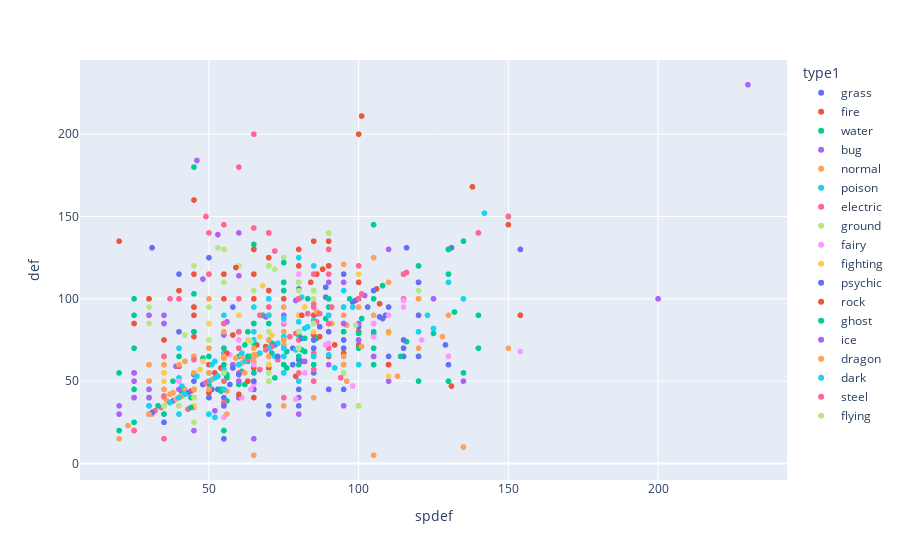

Here is the notebook cell this chart was saved with:
### Code cell
fig = px.scatter(pkmn, x='spdef', y='def', color='type1', hover_name='name')
fig.show()

### Figure 1 — Plotly figure (JSON) as saved in the notebook; plotly's stock layout.template omitted (floating-point values rounded to 4 significant figures; data arrays with more than 128 entries replaced by an {"elided": "..."} marker saying what was removed)
{"data": [{"hovertemplate": "<b>%{hovertext}</b><br><br>type1=grass<br>spdef=%{x}<br>def=%{y}<extra></extra>", "hovertext": ["bulbasaur", "ivysaur", "venusaur", "oddish", "gloom", "vileplume", "bellsprout", "weepinbell", "victreebel", "exeggcute", "exeggutor", "tangela", "chikorita", "bayleef", "meganium", "bellossom", "hoppip", "skiploom", "jumpluff", "sunkern", "sunflora", "treecko", "grovyle", "sceptile", "seedot", "nuzleaf", "shiftry", "shroomish", "breloom", "roselia", "cacnea", "cacturne", "tropius", "turtwig", "grotle", "torterra", "budew", "roserade", "cherubi", "cherrim", "carnivine", "snover", "abomasnow", "tangrowth", "leafeon", "shaymin", "snivy", "servine", "serperior", "pansage", "simisage", "cottonee", "whimsicott", "petilil", "lilligant", "maractus", "foongus", "amoonguss", "ferroseed", "ferrothorn", "virizion", "chespin", "quilladin", "chesnaught", "skiddo", "gogoat", "rowlet", "dartrix", "decidueye", "fomantis", "lurantis", "morelull", "shiinotic", "bounsweet", "steenee", "tsareena", "tapu-bulu", "kartana", "grookey", "thwackey", "rillaboom", "gossifleur", "eldegoss", "applin", "flapple", "appletun", "sprigatito", "floragato", "meowscarada", "smoliv", "dolliv", "arboliva", "bramblin", "brambleghast", "capsakid", "scovillain", "brute-bonnet", "iron-leaves", "dipplin", "poltchageist", "sinistcha", "ogerpon"], "legendgroup": "grass", "marker": {"color": "#636efa", "symbol": "circle"}, "mode": "markers", "name": "grass", "showlegend": true, "type": "scattergl", "x": [65, 80, 100, 65, 75, 90, 30, 45, 70, 45, 75, 40, 65, 80, 100, 100, 55, 65, 95, 30, 85, 55, 65, 85, 30, 40, 60, 60, 60, 80, 40, 60, 87, 55, 65, 85, 70, 105, 53, 78, 72, 60, 85, 50, 65, 100, 55, 75, 95, 48, 63, 50, 75, 50, 75, 67, 55, 80, 86, 116, 129, 45, 58, 75, 57, 81, 50, 70, 100, 35, 90, 75, 100, 38, 48, 98, 95, 31, 40, 60, 70, 60, 120, 40, 60, 80, 45, 63, 70, 51, 78, 109, 35, 70, 40, 65, 99, 108, 80, 54, 80, 96], "xaxis": "x", "y": [49, 63, 83, 55, 70, 85, 35, 50, 65, 80, 85, 115, 65, 80, 100, 95, 40, 50, 70, 30, 55, 35, 45, 65, 50, 40, 60, 60, 80, 45, 40, 60, 83, 64, 85, 105, 35, 65, 45, 70, 72, 50, 75, 125, 130, 100, 55, 75, 95, 48, 63, 60, 85, 50, 75, 67, 45, 70, 91, 131, 72, 65, 95, 122, 48, 62, 55, 75, 75, 35, 90, 55, 80, 38, 48, 98, 115, 131, 50, 70, 90, 60, 90, 80, 80, 80, 54, 63, 70, 45, 60, 90, 30, 70, 40, 65, 99, 88, 110, 45, 106, 84], "yaxis": "y"}, {"hovertemplate": "<b>%{hovertext}</b><br><br>type1=fire<br>spdef=%{x}<br>def=%{y}<extra></extra>", "hovertext": ["charmander", "charmeleon", "charizard", "vulpix", "ninetales", "growlithe", "arcanine", "ponyta", "rapidash", "magmar", "flareon", "moltres", "cyndaquil", "quilava", "typhlosion", "slugma", "magcargo", "magby", "entei", "ho-oh", "torchic", "combusken", "blaziken", "numel", "camerupt", "torkoal", "chimchar", "monferno", "infernape", "magmortar", "heatran", "tepig", "pignite", "emboar", "pansear", "simisear", "darumaka", "darmanitan", "heatmor", "fennekin", "braixen", "delphox", "fletchinder", "talonflame", "litleo", "pyroar", "volcanion", "litten", "torracat", "incineroar", "oricorio", "turtonator", "blacephalon", "scorbunny", "raboot", "cinderace", "sizzlipede", "centiskorch", "fuecoco", "crocalor", "skeledirge", "charcadet", "armarouge", "ceruledge", "iron-moth"], "legendgroup": "fire", "marker": {"color": "#EF553B", "symbol": "circle"}, "mode": "markers", "name": "fire", "showlegend": true, "type": "scattergl", "x": [50, 65, 85, 65, 100, 50, 80, 65, 80, 85, 110, 85, 50, 65, 85, 40, 80, 55, 75, 154, 50, 60, 70, 45, 75, 70, 44, 52, 71, 95, 106, 45, 55, 65, 48, 63, 45, 55, 66, 60, 70, 100, 52, 69, 54, 66, 90, 40, 50, 90, 70, 85, 79, 40, 60, 75, 50, 90, 40, 58, 75, 40, 80, 100, 110], "xaxis": "x", "y": [43, 58, 78, 40, 75, 45, 80, 55, 70, 57, 60, 90, 43, 58, 78, 40, 120, 37, 85, 90, 40, 60, 70, 40, 70, 140, 44, 52, 71, 67, 106, 45, 55, 65, 48, 63, 45, 55, 66, 40, 58, 72, 55, 71, 58, 72, 120, 40, 50, 90, 70, 135, 53, 40, 60, 75, 45, 65, 59, 78, 100, 40, 100, 80, 60], "yaxis": "y"}, {"hovertemplate": "<b>%{hovertext}</b><br><br>type1=water<br>spdef=%{x}<br>def=%{y}<extra></extra>", "hovertext": {"elided": "134 str values"}, "legendgroup": "water", "marker": {"color": "#00cc96", "symbol": "circle"}, "mode": "markers", "name": "water", "showlegend": true, "type": "scattergl", "x": {"elided": "134 int values"}, "xaxis": "x", "y": {"elided": "134 int values"}, "yaxis": "y"}, {"hovertemplate": "<b>%{hovertext}</b><br><br>type1=bug<br>spdef=%{x}<br>def=%{y}<extra></extra>", "hovertext": ["caterpie", "metapod", "butterfree", "weedle", "kakuna", "beedrill", "paras", "parasect", "venonat", "venomoth", "scyther", "pinsir", "ledyba", "ledian", "spinarak", "ariados", "yanma", "pineco", "forretress", "scizor", "shuckle", "heracross", "wurmple", "silcoon", "beautifly", "cascoon", "dustox", "surskit", "masquerain", "nincada", "ninjask", "shedinja", "volbeat", "illumise", "kricketot", "kricketune", "burmy", "wormadam", "mothim", "combee", "vespiquen", "yanmega", "sewaddle", "swadloon", "leavanny", "venipede", "whirlipede", "scolipede", "dwebble", "crustle", "karrablast", "escavalier", "joltik", "galvantula", "shelmet", "accelgor", "durant", "larvesta", "volcarona", "genesect", "scatterbug", "spewpa", "vivillon", "grubbin", "charjabug", "vikavolt", "cutiefly", "ribombee", "wimpod", "golisopod", "buzzwole", "pheromosa", "blipbug", "dottler", "orbeetle", "kleavor", "tarountula", "spidops", "nymble", "lokix", "rellor", "rabsca", "slither-wing"], "legendgroup": "bug", "marker": {"color": "#ab63fa", "symbol": "circle"}, "mode": "markers", "name": "bug", "showlegend": true, "type": "scattergl", "x": [20, 25, 80, 20, 25, 80, 55, 80, 55, 75, 80, 70, 80, 110, 40, 70, 45, 35, 60, 80, 230, 95, 30, 25, 50, 25, 90, 52, 82, 30, 50, 30, 85, 85, 41, 51, 45, 105, 50, 42, 102, 56, 60, 80, 80, 39, 79, 69, 35, 75, 45, 105, 50, 60, 65, 60, 48, 55, 105, 95, 25, 30, 50, 45, 75, 75, 40, 70, 30, 90, 53, 37, 45, 90, 120, 70, 40, 86, 25, 55, 58, 100, 105], "xaxis": "x", "y": [35, 55, 50, 30, 50, 40, 55, 80, 50, 60, 80, 100, 30, 50, 40, 70, 45, 90, 140, 100, 230, 75, 35, 55, 50, 55, 70, 32, 62, 90, 45, 45, 75, 75, 41, 51, 45, 85, 50, 42, 102, 86, 70, 90, 80, 59, 99, 89, 85, 125, 45, 105, 50, 60, 85, 40, 112, 55, 65, 95, 40, 60, 50, 45, 95, 90, 40, 60, 40, 140, 139, 37, 20, 80, 110, 95, 45, 92, 40, 78, 60, 85, 79], "yaxis": "y"}, {"hovertemplate": "<b>%{hovertext}</b><br><br>type1=normal<br>spdef=%{x}<br>def=%{y}<extra></extra>", "hovertext": ["pidgey", "pidgeotto", "pidgeot", "rattata", "raticate", "spearow", "fearow", "jigglypuff", "wigglytuff", "meowth", "persian", "farfetchd", "doduo", "dodrio", "lickitung", "chansey", "kangaskhan", "tauros", "ditto", "eevee", "porygon", "snorlax", "sentret", "furret", "hoothoot", "noctowl", "igglybuff", "aipom", "girafarig", "dunsparce", "teddiursa", "ursaring", "porygon2", "stantler", "smeargle", "miltank", "blissey", "zigzagoon", "linoone", "taillow", "swellow", "slakoth", "vigoroth", "slaking", "whismur", "loudred", "exploud", "azurill", "skitty", "delcatty", "spinda", "swablu", "zangoose", "castform", "kecleon", "starly", "staravia", "staraptor", "bidoof", "bibarel", "ambipom", "buneary", "lopunny", "glameow", "purugly", "happiny", "chatot", "munchlax", "lickilicky", "porygon-z", "regigigas", "arceus", "patrat", "watchog", "lillipup", "herdier", "stoutland", "pidove", "tranquill", "unfezant", "audino", "minccino", "cinccino", "deerling", "sawsbuck", "bouffalant", "rufflet", "braviary", "meloetta", "bunnelby", "diggersby", "fletchling", "furfrou", "pikipek", "trumbeak", "toucannon", "yungoos", "gumshoos", "stufful", "bewear", "oranguru", "type-null", "silvally", "komala", "drampa", "skwovet", "greedent", "wooloo", "dubwool", "wyrdeer", "lechonk", "oinkologne", "tandemaus", "maushold", "squawkabilly", "farigiraf", "dudunsparce"], "legendgroup": "normal", "marker": {"color": "#FFA15A", "symbol": "circle"}, "mode": "markers", "name": "normal", "showlegend": true, "type": "scattergl", "x": [35, 50, 70, 35, 70, 31, 61, 25, 50, 40, 65, 62, 35, 60, 75, 105, 80, 70, 48, 65, 75, 110, 45, 55, 56, 96, 20, 55, 65, 65, 50, 75, 95, 65, 45, 70, 135, 41, 61, 30, 50, 35, 55, 65, 23, 43, 73, 40, 35, 55, 60, 75, 60, 70, 120, 30, 40, 60, 40, 60, 66, 56, 96, 37, 59, 65, 42, 85, 95, 75, 110, 120, 39, 69, 45, 65, 90, 30, 42, 55, 86, 40, 60, 50, 70, 95, 50, 75, 128, 36, 77, 38, 90, 30, 50, 75, 30, 60, 50, 60, 110, 95, 95, 95, 91, 35, 75, 45, 90, 75, 45, 80, 45, 75, 51, 70, 75], "xaxis": "x", "y": [40, 55, 75, 35, 60, 30, 65, 20, 45, 35, 60, 55, 45, 70, 75, 5, 80, 95, 48, 50, 70, 65, 34, 64, 30, 50, 15, 55, 65, 70, 50, 75, 90, 62, 35, 105, 10, 41, 61, 30, 60, 60, 80, 100, 23, 43, 63, 40, 45, 65, 60, 60, 60, 70, 70, 30, 50, 70, 40, 60, 66, 44, 84, 42, 64, 5, 45, 40, 95, 70, 110, 120, 39, 69, 45, 65, 90, 50, 62, 80, 86, 40, 60, 50, 70, 95, 50, 75, 77, 38, 77, 43, 60, 30, 50, 75, 30, 60, 50, 80, 80, 95, 95, 65, 85, 55, 95, 55, 100, 72, 40, 75, 45, 70, 51, 70, 80], "yaxis": "y"}, {"hovertemplate": "<b>%{hovertext}</b><br><br>type1=poison<br>spdef=%{x}<br>def=%{y}<extra></extra>", "hovertext": ["ekans", "arbok", "nidoran-f", "nidorina", "nidoqueen", "nidoran-m", "nidorino", "nidoking", "zubat", "golbat", "grimer", "muk", "koffing", "weezing", "crobat", "gulpin", "swalot", "seviper", "stunky", "skuntank", "skorupi", "drapion", "croagunk", "toxicroak", "trubbish", "garbodor", "skrelp", "dragalge", "mareanie", "toxapex", "salandit", "salazzle", "poipole", "naganadel", "eternatus", "shroodle", "grafaiai", "clodsire", "okidogi", "munkidori", "fezandipiti"], "legendgroup": "poison", "marker": {"color": "#19d3f3", "symbol": "circle"}, "mode": "markers", "name": "poison", "showlegend": true, "type": "scattergl", "x": [54, 79, 40, 55, 85, 40, 55, 75, 40, 75, 50, 100, 45, 70, 80, 53, 83, 60, 41, 61, 55, 75, 40, 65, 62, 82, 60, 123, 52, 142, 40, 60, 67, 73, 95, 35, 72, 100, 86, 90, 125], "xaxis": "x", "y": [44, 69, 52, 67, 87, 40, 57, 77, 35, 70, 50, 75, 95, 120, 80, 53, 83, 60, 47, 67, 90, 110, 40, 65, 62, 82, 60, 90, 62, 152, 40, 60, 67, 73, 95, 35, 65, 60, 115, 66, 82], "yaxis": "y"}, {"hovertemplate": "<b>%{hovertext}</b><br><br>type1=electric<br>spdef=%{x}<br>def=%{y}<extra></extra>", "hovertext": ["pikachu", "raichu", "magnemite", "magneton", "voltorb", "electrode", "electabuzz", "jolteon", "zapdos", "pichu", "mareep", "flaaffy", "ampharos", "elekid", "raikou", "electrike", "manectric", "plusle", "minun", "shinx", "luxio", "luxray", "pachirisu", "magnezone", "electivire", "rotom", "blitzle", "zebstrika", "emolga", "tynamo", "eelektrik", "eelektross", "thundurus", "helioptile", "heliolisk", "dedenne", "togedemaru", "tapu-koko", "xurkitree", "zeraora", "yamper", "boltund", "toxel", "toxtricity", "pincurchin", "morpeko", "dracozolt", "arctozolt", "regieleki", "pawmi", "pawmo", "pawmot", "tadbulb", "bellibolt", "wattrel", "kilowattrel", "sandy-shocks", "miraidon"], "legendgroup": "electric", "marker": {"color": "#FF6692", "symbol": "circle"}, "mode": "markers", "name": "electric", "showlegend": true, "type": "scattergl", "x": [50, 80, 55, 70, 55, 80, 85, 95, 90, 35, 45, 60, 90, 55, 100, 40, 60, 75, 85, 34, 49, 79, 90, 90, 85, 77, 32, 63, 60, 40, 70, 80, 80, 43, 94, 67, 73, 75, 71, 80, 50, 60, 35, 70, 85, 58, 70, 80, 50, 25, 40, 60, 35, 83, 40, 60, 85, 115], "xaxis": "x", "y": [40, 55, 70, 95, 50, 70, 57, 60, 85, 15, 40, 55, 85, 37, 75, 40, 60, 40, 50, 34, 49, 79, 70, 115, 67, 77, 32, 63, 60, 40, 70, 80, 70, 33, 52, 57, 63, 85, 71, 75, 50, 60, 35, 70, 95, 58, 90, 90, 50, 20, 40, 70, 41, 91, 35, 60, 97, 100], "yaxis": "y"}, {"hovertemplate": "<b>%{hovertext}</b><br><br>type1=ground<br>spdef=%{x}<br>def=%{y}<extra></extra>", "hovertext": ["sandshrew", "sandslash", "diglett", "dugtrio", "cubone", "marowak", "rhyhorn", "rhydon", "gligar", "phanpy", "donphan", "trapinch", "vibrava", "flygon", "baltoy", "claydol", "groudon", "hippopotas", "hippowdon", "rhyperior", "gliscor", "drilbur", "excadrill", "sandile", "krokorok", "krookodile", "stunfisk", "golett", "golurk", "landorus", "mudbray", "mudsdale", "silicobra", "sandaconda", "runerigus", "ursaluna", "toedscool", "toedscruel", "great-tusk", "iron-treads"], "legendgroup": "ground", "marker": {"color": "#B6E880", "symbol": "circle"}, "mode": "markers", "name": "ground", "showlegend": true, "type": "scattergl", "x": [30, 55, 45, 70, 50, 80, 30, 45, 65, 40, 60, 45, 50, 80, 70, 120, 90, 42, 72, 55, 75, 45, 65, 35, 45, 70, 99, 50, 80, 80, 55, 85, 50, 70, 105, 80, 100, 120, 53, 70], "xaxis": "x", "y": [85, 110, 25, 50, 95, 110, 95, 120, 105, 60, 120, 45, 50, 80, 55, 105, 140, 78, 118, 130, 125, 40, 60, 35, 45, 80, 84, 50, 80, 90, 70, 100, 75, 125, 145, 105, 35, 65, 131, 120], "yaxis": "y"}, {"hovertemplate": "<b>%{hovertext}</b><br><br>type1=fairy<br>spdef=%{x}<br>def=%{y}<extra></extra>", "hovertext": ["clefairy", "clefable", "cleffa", "togepi", "togetic", "snubbull", "granbull", "togekiss", "flabebe", "floette", "florges", "spritzee", "aromatisse", "swirlix", "slurpuff", "sylveon", "xerneas", "comfey", "milcery", "alcremie", "zacian", "enamorus", "fidough", "dachsbun", "tinkatink", "tinkatuff", "tinkaton", "scream-tail", "iron-valiant"], "legendgroup": "fairy", "marker": {"color": "#FF97FF", "symbol": "circle"}, "mode": "markers", "name": "fairy", "showlegend": true, "type": "scattergl", "x": [65, 90, 55, 65, 105, 40, 60, 115, 79, 98, 154, 65, 89, 57, 75, 130, 98, 110, 61, 121, 115, 80, 55, 80, 64, 82, 105, 115, 60], "xaxis": "x", "y": [48, 73, 28, 65, 85, 50, 75, 95, 39, 47, 68, 60, 72, 66, 86, 65, 95, 90, 40, 75, 115, 70, 70, 115, 45, 55, 77, 99, 90], "yaxis": "y"}, {"hovertemplate": "<b>%{hovertext}</b><br><br>type1=fighting<br>spdef=%{x}<br>def=%{y}<extra></extra>", "hovertext": ["mankey", "primeape", "machop", "machoke", "machamp", "hitmonlee", "hitmonchan", "tyrogue", "hitmontop", "makuhita", "hariyama", "meditite", "medicham", "riolu", "lucario", "timburr", "gurdurr", "conkeldurr", "throh", "sawk", "mienfoo", "mienshao", "pancham", "pangoro", "hawlucha", "crabrawler", "crabominable", "passimian", "marshadow", "clobbopus", "grapploct", "sirfetchd", "falinks", "zamazenta", "kubfu", "urshifu", "sneasler", "annihilape", "iron-hands", "koraidon"], "legendgroup": "fighting", "marker": {"color": "#FECB52", "symbol": "circle"}, "mode": "markers", "name": "fighting", "showlegend": true, "type": "scattergl", "x": [45, 70, 35, 60, 85, 110, 110, 35, 110, 30, 60, 55, 75, 40, 70, 35, 50, 65, 85, 75, 50, 60, 48, 71, 63, 47, 67, 60, 90, 50, 80, 82, 60, 115, 50, 60, 80, 90, 68, 100], "xaxis": "x", "y": [35, 60, 50, 70, 80, 53, 79, 35, 95, 30, 60, 55, 75, 40, 70, 55, 85, 95, 85, 75, 50, 60, 62, 78, 75, 57, 77, 90, 80, 60, 90, 95, 100, 115, 60, 100, 60, 80, 108, 115], "yaxis": "y"}, {"hovertemplate": "<b>%{hovertext}</b><br><br>type1=psychic<br>spdef=%{x}<br>def=%{y}<extra></extra>", "hovertext": ["abra", "kadabra", "alakazam", "drowzee", "hypno", "mr-mime", "mewtwo", "mew", "natu", "xatu", "espeon", "unown", "wobbuffet", "lugia", "celebi", "ralts", "kirlia", "gardevoir", "spoink", "grumpig", "chimecho", "wynaut", "deoxys", "chingling", "mime-jr", "gallade", "uxie", "mesprit", "azelf", "cresselia", "victini", "munna", "musharna", "woobat", "swoobat", "sigilyph", "gothita", "gothorita", "gothitelle", "solosis", "duosion", "reuniclus", "elgyem", "beheeyem", "espurr", "meowstic", "hoopa", "tapu-lele", "cosmog", "cosmoem", "solgaleo", "lunala", "necrozma", "hatenna", "hattrem", "hatterene", "indeedee", "calyrex", "flittle", "espathra"], "legendgroup": "psychic", "marker": {"color": "#636efa", "symbol": "circle"}, "mode": "markers", "name": "psychic", "showlegend": true, "type": "scattergl", "x": [55, 70, 95, 90, 115, 120, 90, 100, 45, 70, 95, 48, 58, 154, 100, 35, 55, 115, 80, 110, 90, 48, 50, 50, 90, 115, 130, 105, 70, 120, 100, 55, 95, 43, 55, 80, 65, 85, 110, 50, 60, 85, 55, 95, 60, 81, 130, 115, 31, 131, 89, 107, 89, 53, 73, 103, 95, 80, 30, 60], "xaxis": "x", "y": [15, 30, 45, 45, 70, 65, 90, 100, 45, 70, 60, 48, 58, 130, 100, 25, 35, 65, 35, 65, 80, 48, 50, 50, 45, 65, 130, 105, 70, 110, 100, 45, 85, 43, 55, 80, 50, 70, 95, 40, 50, 75, 55, 75, 54, 76, 60, 75, 31, 131, 107, 89, 101, 45, 65, 95, 55, 80, 30, 60], "yaxis": "y"}, {"hovertemplate": "<b>%{hovertext}</b><br><br>type1=rock<br>spdef=%{x}<br>def=%{y}<extra></extra>", "hovertext": ["geodude", "graveler", "golem", "onix", "omanyte", "omastar", "kabuto", "kabutops", "aerodactyl", "sudowoodo", "larvitar", "pupitar", "tyranitar", "nosepass", "lunatone", "solrock", "lileep", "cradily", "anorith", "armaldo", "regirock", "cranidos", "rampardos", "shieldon", "bastiodon", "bonsly", "probopass", "roggenrola", "boldore", "gigalith", "archen", "archeops", "terrakion", "binacle", "barbaracle", "tyrunt", "tyrantrum", "amaura", "aurorus", "carbink", "diancie", "rockruff", "lycanroc", "minior", "nihilego", "stakataka", "rolycoly", "carkol", "coalossal", "stonjourner", "nacli", "naclstack", "garganacl", "klawf", "glimmet", "glimmora", "iron-thorns"], "legendgroup": "rock", "marker": {"color": "#EF553B", "symbol": "circle"}, "mode": "markers", "name": "rock", "showlegend": true, "type": "scattergl", "x": [30, 45, 65, 45, 55, 70, 45, 70, 75, 65, 50, 70, 100, 90, 85, 65, 87, 107, 50, 80, 100, 30, 50, 88, 138, 45, 150, 25, 40, 80, 45, 65, 90, 56, 86, 45, 59, 63, 92, 150, 150, 40, 65, 100, 131, 101, 50, 70, 90, 20, 35, 65, 90, 55, 60, 81, 84], "xaxis": "x", "y": [100, 115, 130, 160, 100, 125, 90, 105, 65, 115, 50, 70, 110, 135, 65, 85, 77, 97, 50, 100, 200, 40, 60, 118, 168, 95, 145, 85, 105, 130, 45, 65, 90, 67, 115, 77, 119, 50, 72, 150, 150, 40, 65, 100, 47, 211, 50, 90, 120, 135, 75, 100, 130, 115, 42, 90, 110], "yaxis": "y"}, {"hovertemplate": "<b>%{hovertext}</b><br><br>type1=ghost<br>spdef=%{x}<br>def=%{y}<extra></extra>", "hovertext": ["gastly", "haunter", "gengar", "misdreavus", "shuppet", "banette", "duskull", "dusclops", "drifloon", "drifblim", "mismagius", "spiritomb", "dusknoir", "giratina", "yamask", "cofagrigus", "litwick", "lampent", "chandelure", "phantump", "trevenant", "pumpkaboo", "gourgeist", "sandygast", "palossand", "mimikyu", "dhelmise", "sinistea", "polteageist", "cursola", "spectrier", "greavard", "houndstone", "flutter-mane", "gimmighoul"], "legendgroup": "ghost", "marker": {"color": "#00cc96", "symbol": "circle"}, "mode": "markers", "name": "ghost", "showlegend": true, "type": "scattergl", "x": [35, 55, 75, 85, 33, 63, 90, 130, 44, 54, 105, 108, 135, 120, 65, 105, 55, 60, 90, 60, 82, 55, 75, 45, 75, 105, 90, 54, 114, 130, 80, 55, 97, 135, 70], "xaxis": "x", "y": [30, 45, 60, 60, 35, 65, 90, 130, 34, 44, 60, 108, 135, 120, 85, 145, 55, 60, 90, 48, 76, 70, 122, 80, 110, 80, 100, 45, 65, 50, 60, 60, 100, 55, 70], "yaxis": "y"}, {"hovertemplate": "<b>%{hovertext}</b><br><br>type1=ice<br>spdef=%{x}<br>def=%{y}<extra></extra>", "hovertext": ["jynx", "articuno", "swinub", "piloswine", "delibird", "smoochum", "snorunt", "glalie", "spheal", "sealeo", "walrein", "regice", "glaceon", "mamoswine", "froslass", "vanillite", "vanillish", "vanilluxe", "cubchoo", "beartic", "cryogonal", "bergmite", "avalugg", "mr-rime", "snom", "frosmoth", "eiscue", "glastrier", "cetoddle", "cetitan", "iron-bundle"], "legendgroup": "ice", "marker": {"color": "#ab63fa", "symbol": "circle"}, "mode": "markers", "name": "ice", "showlegend": true, "type": "scattergl", "x": [95, 125, 30, 60, 45, 65, 50, 80, 50, 70, 90, 200, 95, 60, 70, 60, 75, 95, 40, 80, 135, 35, 46, 100, 30, 90, 90, 110, 40, 55, 60], "xaxis": "x", "y": [35, 100, 40, 80, 45, 15, 50, 80, 50, 70, 90, 100, 110, 80, 70, 50, 65, 85, 40, 80, 50, 85, 184, 75, 35, 60, 110, 130, 45, 65, 114], "yaxis": "y"}, {"hovertemplate": "<b>%{hovertext}</b><br><br>type1=dragon<br>spdef=%{x}<br>def=%{y}<extra></extra>", "hovertext": ["dratini", "dragonair", "dragonite", "altaria", "bagon", "shelgon", "salamence", "latias", "latios", "rayquaza", "gible", "gabite", "garchomp", "axew", "fraxure", "haxorus", "druddigon", "reshiram", "zekrom", "kyurem", "goomy", "sliggoo", "goodra", "zygarde", "jangmo-o", "hakamo-o", "kommo-o", "dreepy", "drakloak", "dragapult", "regidrago", "cyclizar", "tatsugiri", "frigibax", "arctibax", "baxcalibur", "roaring-moon"], "legendgroup": "dragon", "marker": {"color": "#FFA15A", "symbol": "circle"}, "mode": "markers", "name": "dragon", "showlegend": true, "type": "scattergl", "x": [50, 70, 100, 105, 30, 50, 80, 130, 110, 90, 45, 55, 85, 40, 50, 70, 90, 120, 100, 90, 75, 113, 150, 95, 45, 70, 105, 30, 50, 75, 50, 65, 95, 45, 65, 86, 101], "xaxis": "x", "y": [45, 65, 95, 90, 60, 100, 80, 90, 80, 90, 45, 65, 95, 60, 70, 90, 90, 100, 120, 90, 35, 53, 70, 121, 65, 90, 125, 30, 50, 75, 50, 65, 60, 45, 66, 92, 71], "yaxis": "y"}, {"hovertemplate": "<b>%{hovertext}</b><br><br>type1=dark<br>spdef=%{x}<br>def=%{y}<extra></extra>", "hovertext": ["umbreon", "murkrow", "sneasel", "houndour", "houndoom", "poochyena", "mightyena", "sableye", "absol", "honchkrow", "weavile", "darkrai", "purrloin", "liepard", "scraggy", "scrafty", "zorua", "zoroark", "pawniard", "bisharp", "vullaby", "mandibuzz", "deino", "zweilous", "hydreigon", "inkay", "malamar", "yveltal", "guzzlord", "nickit", "thievul", "impidimp", "morgrem", "grimmsnarl", "obstagoon", "zarude", "overqwil", "maschiff", "mabosstiff", "kingambit", "iron-jugulis", "wo-chien", "chien-pao", "ting-lu", "chi-yu"], "legendgroup": "dark", "marker": {"color": "#19d3f3", "symbol": "circle"}, "mode": "markers", "name": "dark", "showlegend": true, "type": "scattergl", "x": [130, 42, 75, 50, 80, 30, 60, 65, 60, 52, 85, 90, 37, 50, 70, 115, 40, 60, 40, 70, 65, 95, 50, 70, 90, 46, 75, 98, 53, 52, 92, 40, 55, 75, 81, 95, 65, 51, 70, 85, 80, 135, 65, 80, 120], "xaxis": "x", "y": [110, 42, 55, 30, 50, 35, 70, 75, 60, 52, 65, 90, 37, 50, 70, 115, 40, 60, 70, 100, 75, 105, 50, 70, 90, 53, 88, 95, 53, 28, 58, 30, 45, 65, 101, 105, 95, 60, 90, 120, 86, 100, 80, 125, 80], "yaxis": "y"}, {"hovertemplate": "<b>%{hovertext}</b><br><br>type1=steel<br>spdef=%{x}<br>def=%{y}<extra></extra>", "hovertext": ["steelix", "skarmory", "mawile", "aron", "lairon", "aggron", "beldum", "metang", "metagross", "registeel", "jirachi", "bronzor", "bronzong", "dialga", "klink", "klang", "klinklang", "cobalion", "honedge", "doublade", "aegislash", "klefki", "celesteela", "magearna", "meltan", "melmetal", "perrserker", "cufant", "copperajah", "duraludon", "varoom", "revavroom", "orthworm", "gholdengo"], "legendgroup": "steel", "marker": {"color": "#FF6692", "symbol": "circle"}, "mode": "markers", "name": "steel", "showlegend": true, "type": "scattergl", "x": [65, 70, 55, 40, 50, 60, 60, 80, 90, 150, 100, 86, 116, 100, 60, 85, 85, 72, 37, 49, 140, 87, 101, 115, 35, 65, 60, 49, 69, 50, 45, 67, 55, 91], "xaxis": "x", "y": [200, 140, 85, 100, 140, 180, 80, 100, 130, 150, 100, 86, 116, 120, 70, 95, 115, 129, 100, 150, 140, 91, 103, 115, 65, 143, 100, 49, 69, 115, 63, 90, 145, 95], "yaxis": "y"}, {"hovertemplate": "<b>%{hovertext}</b><br><br>type1=flying<br>spdef=%{x}<br>def=%{y}<extra></extra>", "hovertext": ["tornadus", "noibat", "noivern", "rookidee", "corvisquire", "corviknight", "cramorant", "bombirdier", "flamigo"], "legendgroup": "flying", "marker": {"color": "#B6E880", "symbol": "circle"}, "mode": "markers", "name": "flying", "showlegend": true, "type": "scattergl", "x": [80, 40, 80, 35, 55, 85, 95, 85, 64], "xaxis": "x", "y": [70, 35, 80, 35, 55, 105, 55, 85, 74], "yaxis": "y"}], "layout": {"legend": {"title": {"text": "type1"}, "tracegroupgap": 0}, "margin": {"t": 60}, "xaxis": {"anchor": "y", "domain": [0, 1], "title": {"text": "spdef"}}, "yaxis": {"anchor": "x", "domain": [0, 1], "title": {"text": "def"}}}}
